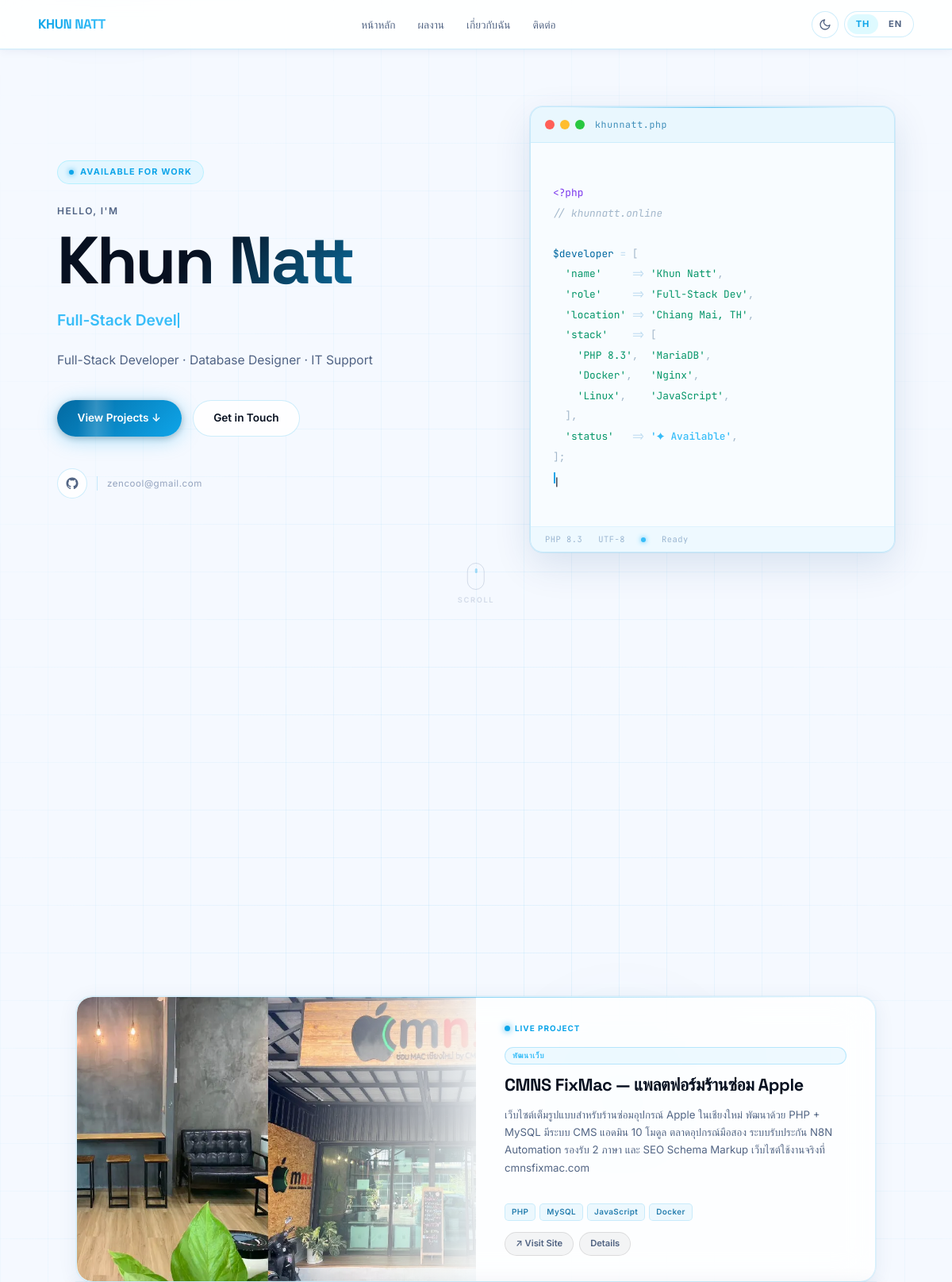
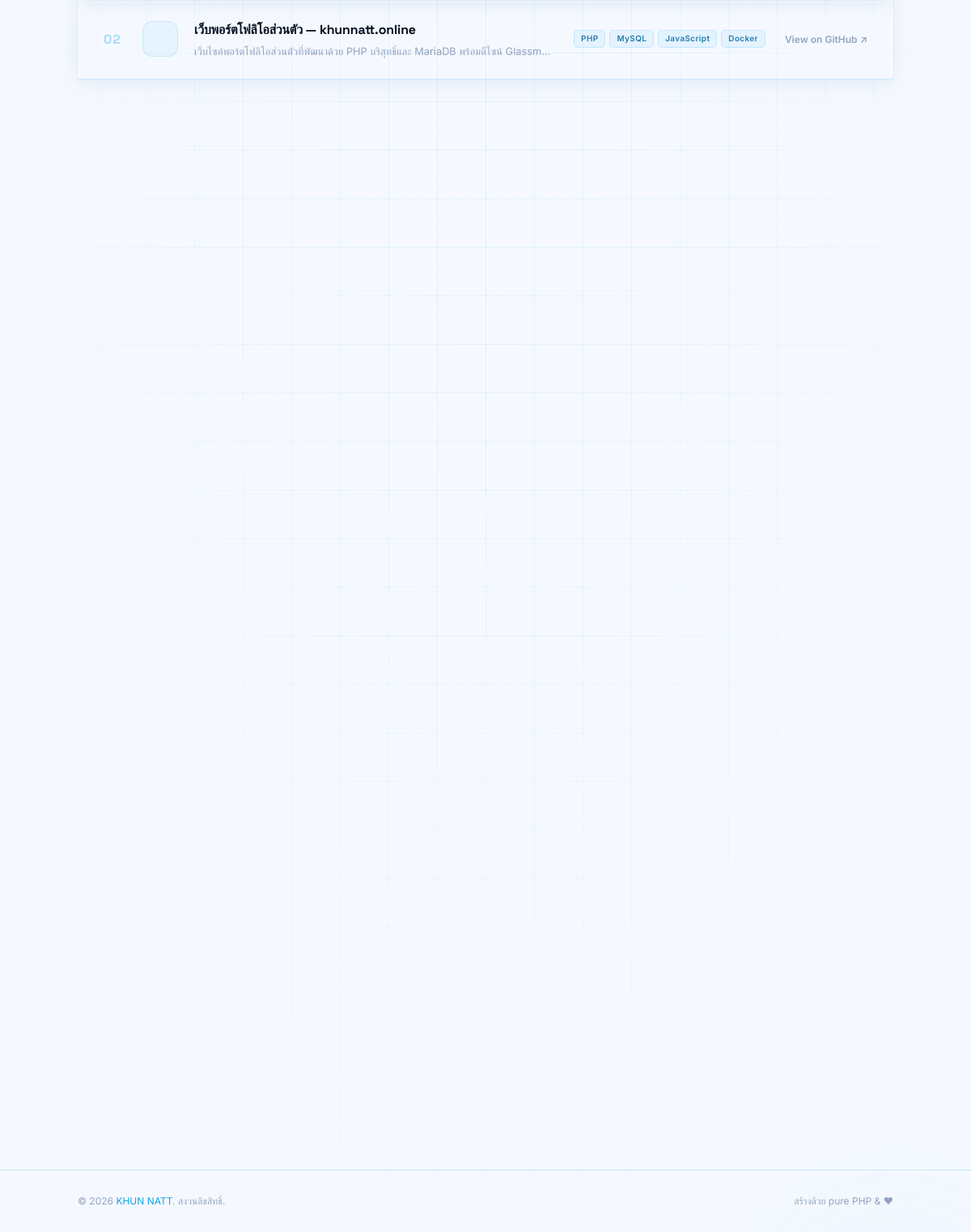
The page / on the database its author committed (2 pictures, top to bottom).
### tables this page shows
CREATE TABLE IF NOT EXISTS `portfolio_projects` (
    `id`              INT UNSIGNED        NOT NULL AUTO_INCREMENT,
    `title_th`        VARCHAR(255)        NOT NULL COMMENT 'Project title in Thai',
    `title_en`        VARCHAR(255)        NOT NULL COMMENT 'Project title in English',
    `category`        ENUM(
                          'web',
                          'database',
                          'hardware',
                          'it_support'
                      )                   NOT NULL COMMENT 'Project category for filtering',
    `description_th`  TEXT                NOT NULL COMMENT 'Full description in Thai',
    `description_en`  TEXT                NOT NULL COMMENT 'Full description in English',
    `image_path`      VARCHAR(500)            NULL DEFAULT NULL COMMENT 'Relative path from project root, e.g. assets/images/foo.jpg',
    `github_link`     VARCHAR(500)            NULL DEFAULT NULL COMMENT 'Full GitHub repository URL',
    `sort_order`      TINYINT UNSIGNED    NOT NULL DEFAULT 99 COMMENT 'Manual display order (lower = earlier)',
    `is_featured`     TINYINT(1)          NOT NULL DEFAULT 0  COMMENT '1 = render in large bento cell',
    `created_at`      TIMESTAMP           NOT NULL DEFAULT CURRENT_TIMESTAMP,
    `updated_at`      TIMESTAMP           NOT NULL DEFAULT CURRENT_TIMESTAMP ON UPDATE CURRENT_TIMESTAMP,

    PRIMARY KEY (`id`),
    INDEX `idx_category`   (`category`),
    INDEX `idx_sort_order` (`sort_order`, `id`)
);

### includes/functions.php (called while the page is built, shortened)
<?php
function getProjects(PDO $db, string $lang, ?string $category = null): array
{
    $sql = 'SELECT
                id,
                title_th,
                title_en,
                category,
                description_th,
                description_en,
                image_path,
                github_link,
                is_featured,
                sort_order
            FROM portfolio_projects';
    $params = [];
    $sql .= ' ORDER BY is_featured DESC, sort_order ASC, id ASC';
    $stmt = $db->prepare($sql);
    $stmt->execute($params);
    $rows = $stmt->fetchAll();
    foreach ($rows as &$row) {
        $row['title']       = $lang === 'th' ? $row['title_th']       : $row['title_en'];
    }
    return $rows;
}
function h(string $value): string
{
    return htmlspecialchars($value, ENT_QUOTES | ENT_SUBSTITUTE, 'UTF-8');
}
function categoryAccentClass(string $category): string
{
    return match ($category) {
        'web'        => 'accent-blue',
        'database'   => 'accent-cyan',
        'hardware'   => 'accent-purple',
        'it_support' => 'accent-green',
        default      => 'accent-blue',
    };
}
function safeUrl(?string $url): string
{
    $parsed = parse_url($url);
    if (
        isset($parsed['scheme']) &&
        in_array(strtolower($parsed['scheme']), ['https', 'http'], true)
    ) {
        return h($url);
    }
    return '#';
}
function categoryTechTags(string $category): array
{
    return match ($category) {
        'web'        => ['PHP', 'MySQL', 'JavaScript', 'Docker'],
        'database'   => ['MySQL', 'MariaDB', 'SQL', 'Triggers'],
        'hardware'   => ['Assembly', 'Diagnostics', 'Repair'],
        'it_support' => ['Active Directory', 'Networking', 'Linux'],
        default      => [],
    };
}
function isGithubUrl(?string $url): bool
{
    return $url !== null && stripos($url, 'github.com') !== false;
}

### includes/lang.php (called while the page is built, shortened)
<?php
function t(string $key): string
{
  return TRANSLATIONS[$key][LANG] ?? TRANSLATIONS[$key]['en'] ?? $key;
}
function categoryLabel(string $category): string
{
  $map = [
    'web'        => t('cat_web'),
    'database'   => t('cat_database'),
    'hardware'   => t('cat_hardware'),
    'it_support' => t('cat_it_support'),
  ];
  return $map[$category] ?? ucfirst($category);
}
function langUrl(string $targetLang): string
{
  $params = $_GET;
  $params['lang'] = $targetLang;
  return '?' . http_build_query($params);
}

### index.php (the view, shortened to what this page needs)
<?php
require_once __DIR__ . '/includes/lang.php';
require_once __DIR__ . '/includes/functions.php';
$db         = getDB();
$projects   = getProjects($db, LANG);
?>
<!DOCTYPE html>
<html lang="<?= LANG === 'th' ? 'th' : 'en' ?>" data-theme="dark">
<head>
  <link rel="stylesheet" href="assets/css/style.css">
</head>
<body>
  <div class="aura-bg" aria-hidden="true">
    <div class="grid-lines"></div>
    <div class="aura-orb aura-orb-2"></div>
    <div class="aura-orb aura-orb-3"></div>
  </div>
  <div class="page-wrapper">
    <header>
      <nav class="nav" role="navigation" aria-label="Main navigation">
        <a href="/" class="nav-logo" aria-label="<?= h(SITE_NAME) ?> home">
          <?= h(SITE_NAME) ?>
        </a>
        <ul class="nav-links" role="list">
          <li><a href="#home"    ><?= t('nav_home') ?></a></li>
          <li><a href="#projects"><?= t('nav_projects') ?></a></li>
          <li><a href="#about"   ><?= t('nav_about') ?></a></li>
          <li><a href="#contact" ><?= t('nav_contact') ?></a></li>
        </ul>
        <div class="nav-controls">
          <button class="theme-toggle" id="themeToggle" type="button"
                  aria-label="Toggle colour mode">
            <svg class="icon-moon" width="16" height="16" viewBox="0 0 24 24" fill="none"
                 stroke="currentColor" stroke-width="2" stroke-linecap="round" stroke-linejoin="round">
              <path d="M21 12.79A9 9 0 1 1 11.21 3 7 7 0 0 0 21 12.79z"/>
            </svg>
          </button>
          <div class="lang-switcher" role="group" aria-label="Language selector">
            <a href="<?= h(langUrl('th')) ?>"
               class="lang-btn <?= LANG === 'th' ? 'active' : '' ?>"
               aria-label="เปลี่ยนเป็นภาษาไทย">TH</a>
            <a href="<?= h(langUrl('en')) ?>"
               class="lang-btn <?= LANG === 'en' ? 'active' : '' ?>"
               aria-label="Switch to English">EN</a>
          </div>
        </div>
      </nav>
    </header>
    <main>
      <section class="hero" id="home" aria-labelledby="hero-heading">
        <div class="hero-content">
          <span class="hero-badge">
            <span class="hero-badge-dot" aria-hidden="true"></span>
            Available for work
          </span>
          <p class="hero-eyebrow"><?= h(t('hero_greeting')) ?></p>
          <h1 class="hero-name" id="hero-heading">
            <?= h(t('hero_name')) ?>
          </h1>
          <div class="hero-role-wrap" aria-live="polite">
            <span id="roleText"></span>
            <span class="hero-cursor-blink" aria-hidden="true"></span>
          </div>
          <p class="hero-tagline"><?= h(t('hero_tagline')) ?></p>
          <div class="hero-cta-group">
            <a href="#projects" class="btn btn-primary"><?= h(t('hero_cta')) ?> &darr;</a>
            <a href="#contact"  class="btn btn-ghost"><?= h(t('hero_contact')) ?></a>
          </div>
          <div class="hero-social">
            <a href="https://github.com/k-zencool" target="_blank" rel="noopener noreferrer"
               class="social-link" aria-label="GitHub">
            </a>
            <a href="mailto:zencool@gmail.com" class="hero-email">zencool@gmail.com</a>
          </div>
        </div>
        <div class="hero-visual" aria-hidden="true">
          <div class="code-window">
            <div class="code-window__bar">
              <span class="cw-dot cw-dot--red"></span>
              <span class="cw-dot cw-dot--yellow"></span>
              <span class="cw-dot cw-dot--green"></span>
              <span class="cw-filename">khunnatt.php</span>
            </div>
            <div class="code-window__body">
<span class="cw-kw">&lt;?php</span>
<span class="cw-cmt">// khunnatt.online</span>
<span class="cw-var">$developer</span> <span class="cw-op">=</span> <span class="cw-punc">[</span>
  <span class="cw-str">'name'</span>     <span class="cw-op">=&gt;</span> <span class="cw-str">'Khun Natt'</span><span class="cw-punc">,</span>
  <span class="cw-str">'role'</span>     <span class="cw-op">=&gt;</span> <span class="cw-str">'Full-Stack Dev'</span><span class="cw-punc">,</span>
  <span class="cw-str">'location'</span> <span class="cw-op">=&gt;</span> <span class="cw-str">'Chiang Mai, TH'</span><span class="cw-punc">,</span>
  <span class="cw-str">'stack'</span>    <span class="cw-op">=&gt;</span> <span class="cw-punc">[</span>
    <span class="cw-str">'PHP 8.3'</span><span class="cw-punc">,</span>  <span class="cw-str">'MariaDB'</span><span class="cw-punc">,</span>
    <span class="cw-str">'Docker'</span><span class="cw-punc">,</span>   <span class="cw-str">'Nginx'</span><span class="cw-punc">,</span>
    <span class="cw-str">'Linux'</span><span class="cw-punc">,</span>    <span class="cw-str">'JavaScript'</span><span class="cw-punc">,</span>
  <span class="cw-punc">],</span>
  <span class="cw-str">'status'</span>   <span class="cw-op">=&gt;</span> <span class="cw-ac">'&#10022; Available'</span><span class="cw-punc">,</span>
<span class="cw-punc">];</span>
<span class="cw-cursor">|</span>
            </div>
            <div class="code-window__status">
              <span>PHP 8.3</span>
              <span>UTF-8</span>
              <span class="cw-status-dot"></span><span>Ready</span>
            </div>
          </div>
        </div>
        <div class="scroll-indicator" aria-hidden="true">
          <div class="scroll-mouse"><div class="scroll-wheel"></div></div>
          <span class="scroll-label">Scroll</span>
        </div>
      </section>
      <section class="stats-section" aria-label="Statistics">
      </section>
      <section class="section" id="projects" aria-labelledby="projects-heading">
        <?php if (empty($projects)): ?>
          <p class="empty-msg"><?= h(t('no_projects')) ?></p>
        <?php else: ?>
        <div class="project-grid" role="list">
          <?php foreach ($projects as $index => $project):
            $accentClass = categoryAccentClass($project['category']);
            $hasImage    = !empty($project['image_path']) && file_exists(__DIR__ . '/' . $project['image_path']);
            $isFeatured  = $hasImage && $index === 0;
            $rowNum      = str_pad((string)($index + 1), 2, '0', STR_PAD_LEFT);
          ?>
          <?php if ($isFeatured): ?>
          <article class="project-card project-card--featured"
                   data-category="<?= h($project['category']) ?>"
                   role="listitem">
            <div class="card-preview">
              <img class="card-preview__img"
                   src="<?= h($project['image_path']) ?>"
                   alt="<?= h($project['title']) ?>"
                   loading="eager" decoding="async">
              <div class="card-preview__overlay" aria-hidden="true"></div>
            </div>
            <div class="card-body">
              <div class="card-live-badge">
                <span class="card-live-dot" aria-hidden="true"></span>
                Live Project
              </div>
              <span class="card-badge <?= h($accentClass) ?>" style="margin-bottom:.75rem"><?= h(categoryLabel($project['category'])) ?></span>
              <h3 class="card-title"><?= h($project['title']) ?></h3>
              <p class="card-desc"><?= h($project['description']) ?></p>
              <div class="card-tags">
                <?php foreach (categoryTechTags($project['category']) as $tag): ?>
                <span class="card-tag"><?= h($tag) ?></span>
                <?php endforeach; ?>
              </div>
              <div class="card-links">
                <?php if (!empty($project['github_link'])): ?>
                <a href="<?= safeUrl($project['github_link']) ?>"
                   class="card-link card-link--primary"
                   target="_blank" rel="noopener noreferrer">
                  &#8599; <?= h(t('view_live')) ?>
                </a>
                <?php endif; ?>
                <a href="#" class="card-link"><?= h(t('view_details')) ?></a>
              </div>
            </div>
          </article>
          <?php else: ?>
          <article class="project-card project-card--row"
                   data-category="<?= h($project['category']) ?>"
                   role="listitem">
            <span class="row-num"><?= $rowNum ?></span>
            <div class="row-icon">
            </div>
            <div class="row-content">
              <h3 class="row-title"><?= h($project['title']) ?></h3>
              <p class="row-desc"><?= h($project['description']) ?></p>
            </div>
            <div class="row-tags">
              <?php foreach (categoryTechTags($project['category']) as $tag): ?>
              <span class="card-tag"><?= h($tag) ?></span>
              <?php endforeach; ?>
            </div>
            <?php if (!empty($project['github_link'])): ?>
            <a href="<?= safeUrl($project['github_link']) ?>"
               class="row-link" target="_blank" rel="noopener noreferrer">
              <?= isGithubUrl($project['github_link']) ? h(t('view_github')) : h(t('view_live')) ?> &#8599;
            </a>
            <?php else: ?>
            <a href="#" class="row-link"><?= h(t('view_details')) ?> &#8594;</a>
            <?php endif; ?>
          </article>
          <?php endif; ?>
          <?php endforeach; ?>
        </div>
        <?php endif; ?>
      </section>
      <section class="section" id="about" aria-labelledby="about-heading">
        <div class="about-layout">
        </div>
      </section>
      <section class="section" id="contact" aria-labelledby="contact-heading">
      </section>
    </main>
    <footer class="footer">
      <p class="footer-text">
        &copy; <?= date('Y') ?> <span class="footer-accent"><?= h(SITE_NAME) ?></span>.
        <?= h(t('footer_rights')) ?>.
      </p>
      <p class="footer-text">
        <?= h(t('footer_built')) ?> pure PHP &amp; &#9829;
      </p>
    </footer>
  </div>
</body>
</html>

### rows shown on the page
portfolio_projects: image_path (picture), category "พัฒนาเว็บ", title_th "CMNS FixMac — แพลตฟอร์มร้านซ่อม Apple", description_th "เว็บไซต์เต็มรูปแบบสำหรับร้านซ่อมอุปกรณ์ Apple ในเชียงใหม่ พัฒนาด้วย PHP + MySQL มีระบบ CMS แอดมิน 10 โมดูล ตลาดอุปกรณ์มือสอง ระบบรับประกัน N8N Automation รองรับ 2 ภาษา และ SEO Schema Markup เว็บไซต์ใช้งานจริงที่ cmnsfixmac.com", category "PHP", category "MySQL", category "JavaScript", category "Docker"
portfolio_projects: rowNum "02", title_th "เว็บพอร์ตโฟลิโอส่วนตัว — khunnatt.online", description_th "เว็บไซต์พอร์ตโฟลิโอส่วนตัวที่พัฒนาด้วย PHP บริสุทธิ์และ MariaDB พร้อมดีไซน์ Glassm…", category "PHP", category "MySQL", category "JavaScript", category "Docker"

### other values the page prints
SITE_NAME "KHUN NATT"
t('nav_home') "หน้าหลัก"
t('nav_projects') "ผลงาน"
t('nav_about') "เกี่ยวกับฉัน"
t('nav_contact') "ติดต่อ"
t('hero_greeting') "HELLO, I'M"
t('hero_name') "Khun Natt"
t('hero_tagline') "Full-Stack Developer · Database Designer · IT Support"
t('hero_cta') "View Projects"
t('hero_contact') "Get in Touch"
t('footer_rights') "สงวนลิขสิทธิ์"
t('footer_built') "สร้างด้วย"
